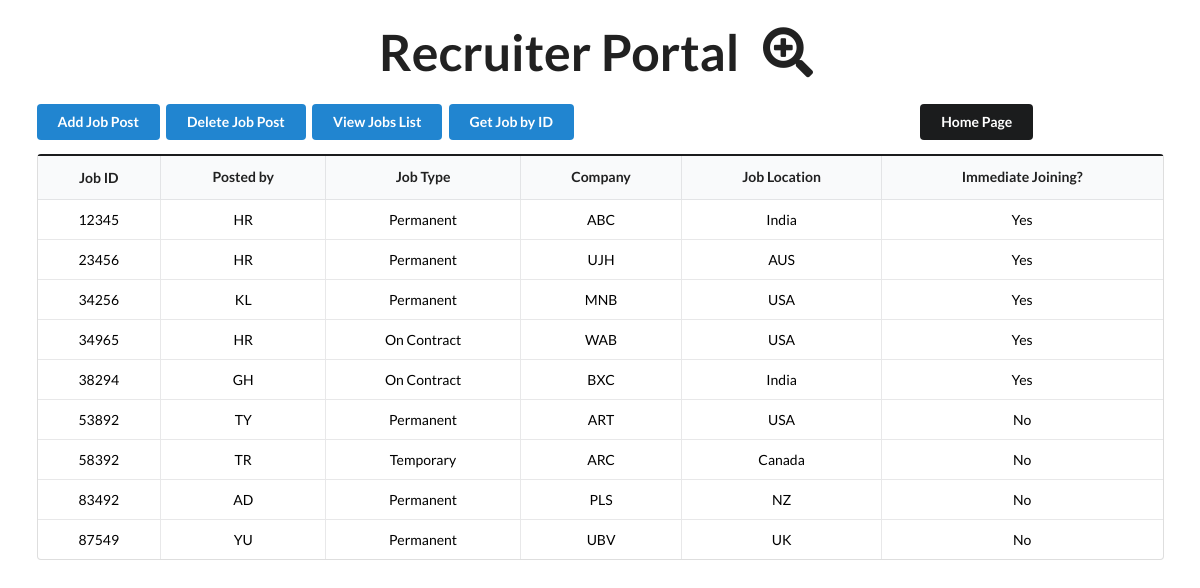
Screenshot of /recruiter/jobs with the database file from the repository.
### Model.py (models this page shows)
class Jobs(Base):                                                                       # Creating a class Jobs of Base type
    __tablename__ = "Jobs"                                                              # with members to create instances later
    Job_ID = Column(Integer, primary_key=True)
    Posted_by = Column(String)
    Job_Type = Column(String)
    Company = Column(String)
    Job_Location = Column(String)
    Immediate_Joining = Column(String)

### main.py (the view)
@job.get("/recruiter/jobs")                                                     # GET request to view all job posts
async def job_data(request: Request, db: Session = Depends(get_db)):
    data = db.query(Jobs).all()
    return templates.TemplateResponse("home.html",{
        "request":request,"data":data})

### templates/home.html (shortened to what this page needs)
<html>
    <head>
      <label>&nbsp;</label>
      <center><h1 style="font-size:50px;">Recruiter Portal<label>&nbsp;
      </label><i class="med search plus icon"></i></h1></center>
      <label>&nbsp;</label>
      <label>&nbsp;</label>
      <label>&nbsp;</label> <label>&nbsp;</label>
        <link rel="stylesheet"
        href="https://cdn.jsdelivr.net/npm/semantic-ui@2.4.2/dist/semantic.min.css">
    </head>
    <body>
      <div class="ui container">
        <button id="add_job_post" class="ui blue button">Add Job Post</button>
        <button id="delete_job_post" class="ui blue button">Delete Job Post</button>
        <button id="view_jobs_list" class="ui blue button">View Jobs List</button>
        <button id="get_job_by_ID" class="ui blue button">Get Job by ID</button>
        <label style="padding-right: 9cm;">
        </label>
        <button id="homepage" class="ui black button"
        onclick="location.href='http://127.0.0.1:8000/';">Home Page</button>
      <table class="ui celled black table" id="Job Posting Table">
        <thead style="color:black;text-align:center;">
          <tr>
            <th class="headings">Job ID</th>
            <th><h5 class="ui header">Posted by</h5></th>
            <th><h5 class="ui header">Job Type</h5></th>
            <th><h5 class="ui header">Company</h5></th>
            <th><h5 class="ui header">Job Location</h5></th>
            <th><h5 class="ui header">Immediate Joining?</h5></th>
          </tr>
        </thead>
        <tbody>
          {% for entry in data %}
          <tr>
            <td style="color:black;text-align:center;">{{ entry.Job_ID }}</td>
            <td style="color:black;text-align:center;">{{ entry.Posted_by }}</td>
            <td style="color:black;text-align:center;">{{ entry.Job_Type }}</td>
            <td style="color:black;text-align:center;">{{ entry.Company }}</td>
            <td style="color:black;text-align:center;">{{ entry.Job_Location }}</td>
            <td style="color:black;text-align:center;">{{ entry.Immediate_Joining }}</td>
          </tr>
          {% endfor %}
        </tbody>
      </table>
</div>
</body>
</html>

### rows the page displays
Jobs: Job_ID "12345", Posted_by "HR", Job_Type "Permanent", Company "ABC", Job_Location "India", Immediate_Joining "Yes"
Jobs: Job_ID "23456", Posted_by "HR", Job_Type "Permanent", Company "UJH", Job_Location "AUS", Immediate_Joining "Yes"
Jobs: Job_ID "34256", Posted_by "KL", Job_Type "Permanent", Company "MNB", Job_Location "USA", Immediate_Joining "Yes"
Jobs: Job_ID "34965", Posted_by "HR", Job_Type "On Contract", Company "WAB", Job_Location "USA", Immediate_Joining "Yes"
Jobs: Job_ID "38294", Posted_by "GH", Job_Type "On Contract", Company "BXC", Job_Location "India", Immediate_Joining "Yes"
Jobs: Job_ID "53892", Posted_by "TY", Job_Type "Permanent", Company "ART", Job_Location "USA", Immediate_Joining "No"
Jobs: Job_ID "58392", Posted_by "TR", Job_Type "Temporary", Company "ARC", Job_Location "Canada", Immediate_Joining "No"
Jobs: Job_ID "83492", Posted_by "AD", Job_Type "Permanent", Company "PLS", Job_Location "NZ", Immediate_Joining "No"
Jobs: Job_ID "87549", Posted_by "YU", Job_Type "Permanent", Company "UBV", Job_Location "UK", Immediate_Joining "No"
